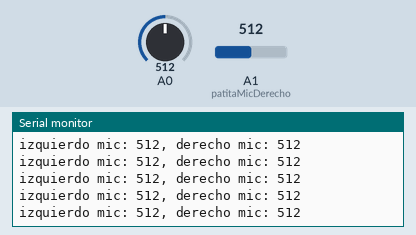
This sketch was run on a simulated Arduino Uno, built with avr-gcc and run on an emulated ATmega328P. On the bench: the last lines printed to the serial monitor. The inputs (shaded band) are chosen by the test bench; at power-on: A0 = 512, A1 (patitaMicDerecho) = 512.

Above: at 4.2 s.
4.3 s: A0 set to 986
At 5.2 s:
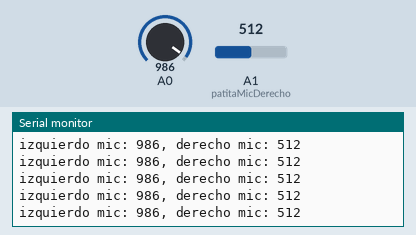
7.3 s: A0 set to 1009
At 8.2 s:
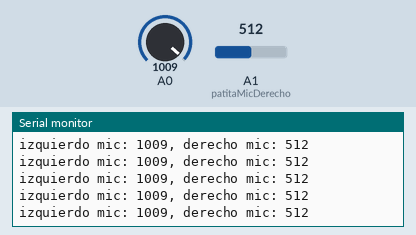
Timing chart, 0 to 10.3 s (numbered marks = the images above; inputs shaded):
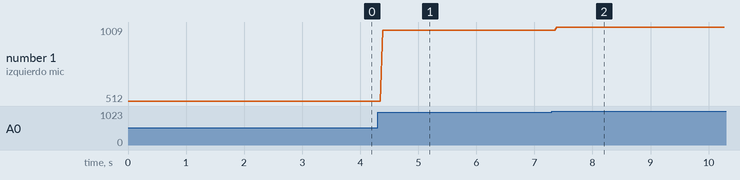

Measured:
- after the input at 4.3 s, the serial monitor: prints a new line after 0.09 s (image 1)
- after the input at 7.3 s, the serial monitor: prints a new line after 0.09 s (image 2)
- plotted number 1: 512 → 986 after the input at 4.3 s, 986 → 1009 after the input at 7.3 s

The sketch:

lunes20251006.ino
```cpp
// incluir clase Microfono
#include "constantes.h"
#include "Microfono.h"

// variable temporal para lecturas
unsigned int sample;

unsigned long startMillis;

Microfono izquierdo;
Microfono derecho;

bool imprimir = true;

void setup() {
  // inicia monitor serial
  Serial.begin(9600);

  // configurar patitas
  izquierdo.configurarPatita(patitaMicIzquierdo);
  derecho.configurarPatita(patitaMicDerecho);
}

void loop() {
  // inicio de la ventana
  startMillis = millis();

  // recolecta datos durante sampleWindow
  while (millis() - startMillis < sampleWindow) {

    // leer micrófonos
    // se leen secuencialmente
    // en Arduino UNO el ADC es multiplexado

    izquierdo.leer();
    izquierdo.actualizarMinMax();

    derecho.leer();
    derecho.actualizarMinMax();

    izquierdo.actualizarPeakToPeak();
    derecho.actualizarPeakToPeak();

    if (imprimir) {
      Serial.print("izquierdo ");
      izquierdo.imprimirEnConsola();
      Serial.print(", ");
      Serial.print("derecho ");
      derecho.imprimirEnConsola();
      Serial.print("\n");
    }

    // // Conversión a voltios (si usas 5V como referencia):
    // // double volts1 = (peakToPeak1 * 5.0) / 1024.0;
    // // double volts2 = (peakToPeak2 * 5.0) / 1024.0;
    // // Serial.print("V1: "); Serial.print(volts1); Serial.print(" V, V2: "); Serial.println(volts2);
  }
}
```

Microfono.cpp
```cpp
#include "Microfono.h"

// constructor
Microfono::Microfono() {
}

void Microfono::configurarPatita(int nuevaPatita) {
  patita = nuevaPatita;
}

void Microfono::leer() {
  valorActual = analogRead(patita);
}

void Microfono::actualizarPeakToPeak() {
  peakToPeak = signalMax - signalMin;
}

void Microfono::actualizarMinMax() {
  if (valorActual < 1024) {
    // actualizar minimo
    if (valorActual < signalMin) {
      signalMin = valorActual;
    }
    // actualizar maximo
    if (valorActual > signalMax) {
      signalMax = valorActual;
    }
  }
}

void Microfono::imprimirEnConsola() {
  // imprime en serial: formato legible y también CSV opcional
  Serial.print("mic: ");
  Serial.print(valorActual);

  // // Si quieres formato CSV para graficar: descomenta la línea siguiente
  // // Serial.print(peakToPeak1); Serial.print(","); Serial.println(peakToPeak2);
}

// destructor
Microfono::~Microfono() {
}
```

Microfono.h
```cpp
#ifndef MICROFONO_H
#define MICROFONO_H

#include "Arduino.h"

// clase para microfono
class Microfono {
public:

  // constructor
  Microfono();

  // destructor
  ~Microfono();

  void configurarPatita(int nuevaPatita);

  void leer();

  void actualizarMinMax();

  void actualizarPeakToPeak();

  void imprimirEnConsola();

  int patita;
  int valorActual;

  unsigned int peakToPeak = 0;
  unsigned int signalMin;
  unsigned int signalMax;


  // unsigned int peakToPeak1 = 0;          // amplitud pico-pico mic1
  // unsigned int peakToPeak2 = 0;          // amplitud pico-pico mic2

  // unsigned int signalMax1 = 0;     // max detectado mic1
  // unsigned int signalMin1 = 1024;  // min detectado mic1
  // unsigned int signalMax2 = 0;     // max detectado mic2
  // unsigned int signalMin2 = 1024;  // min detectado mic2
};

#endif
```

constantes.h
```cpp
#ifndef CONSTANTES_H
#define CONSTANTES_H

#include "Arduino.h"

// ventana de muestreo en ms
const int sampleWindow = 50;

const int patitaMicIzquierdo = A0;

const int patitaMicDerecho = A1;

#endif
```
